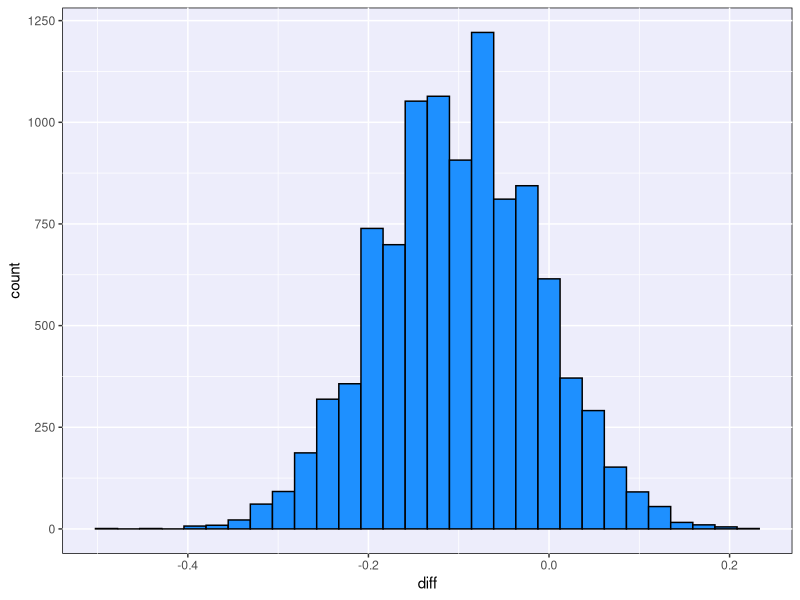
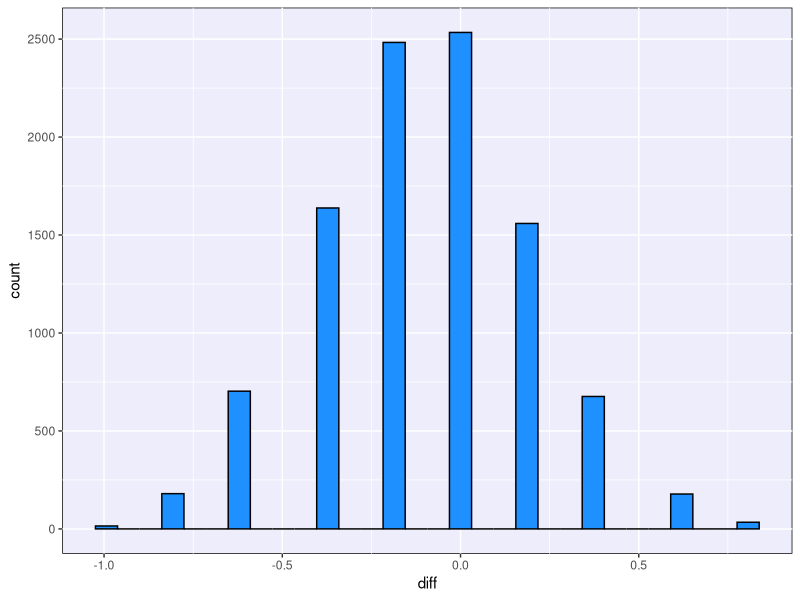
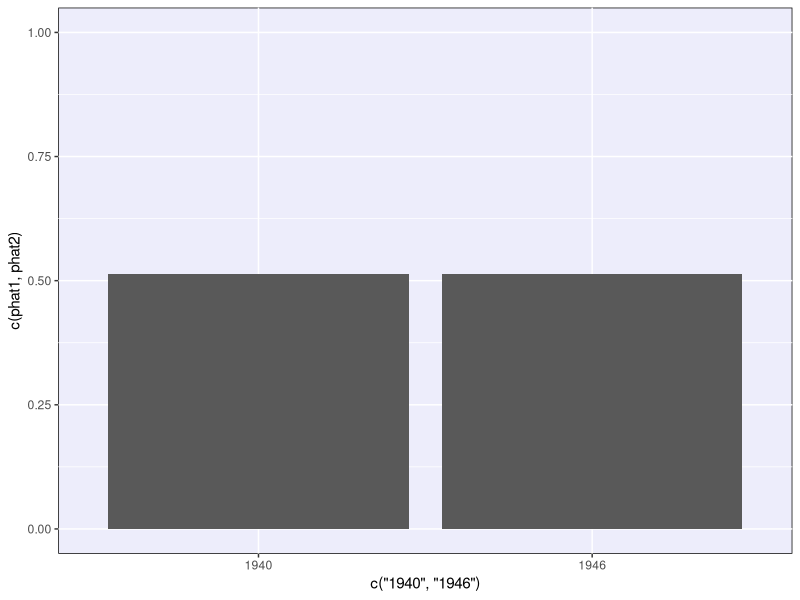
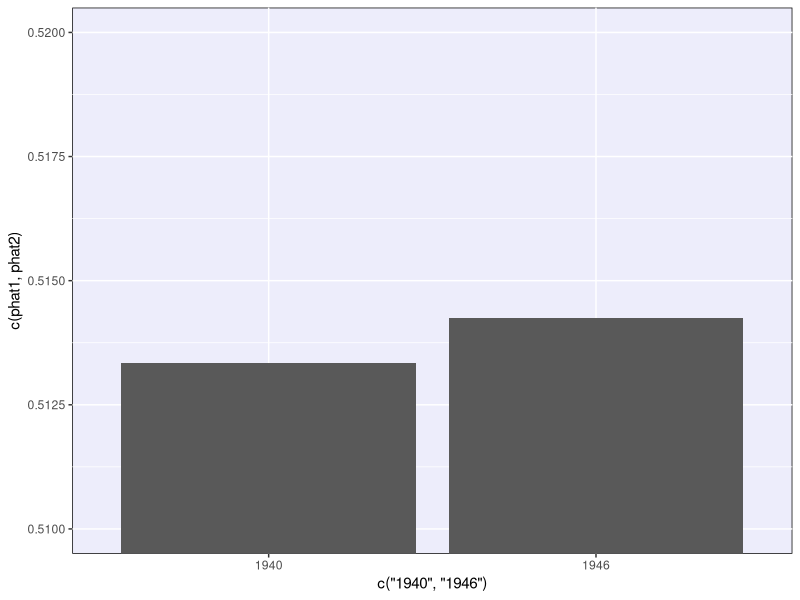
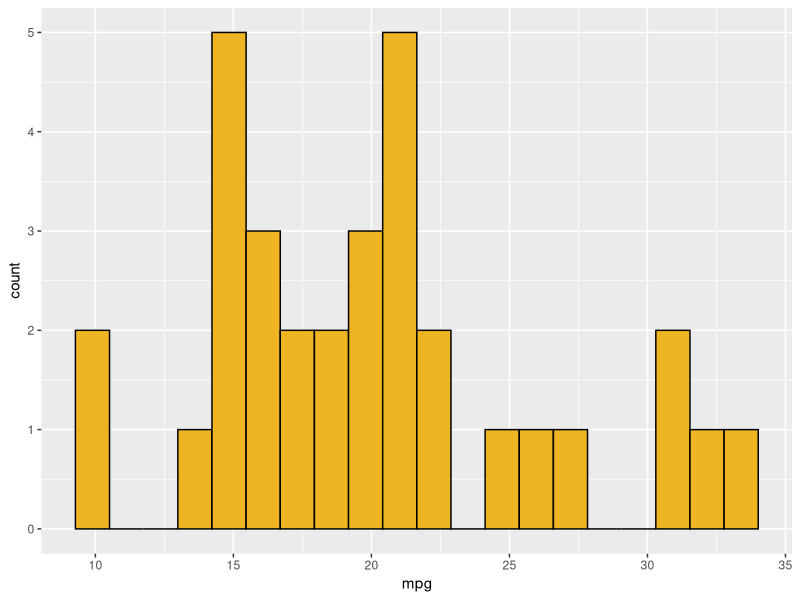
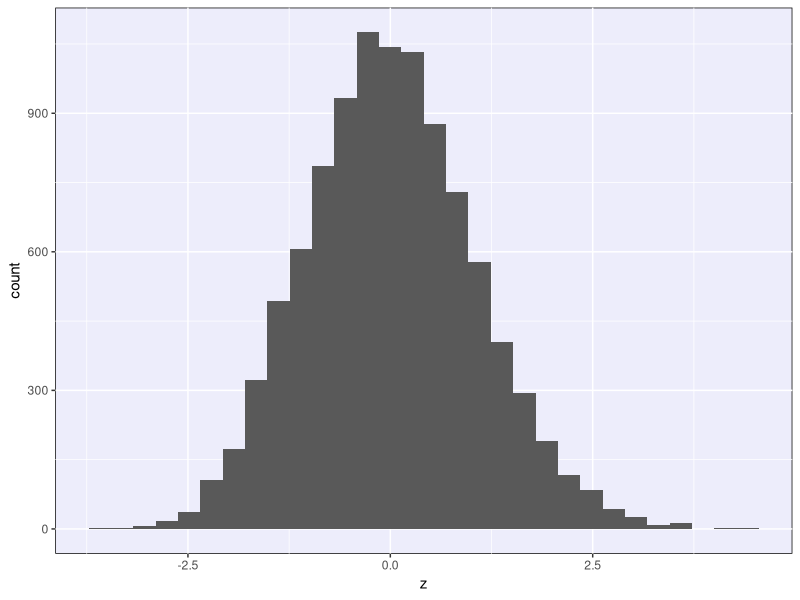

R code for these plots, in order:
## ---- chunk 1
knitr::opts_chunk$set(echo = TRUE, message = FALSE,
                      warning = FALSE, error = TRUE,
                      fig.height = 3)
library(tidyverse)
## ---- chunk 2
old <- theme_get()

theme_set(theme(panel.background = element_rect(fill = "#ededfb")))
## ---- chunk 3
simulations <- tibble(
  phat1 = replicate(10000, mean(sample(0:1, size = 60,
                                  replace = T, prob = c(0.7, 0.3)))),
  phat2 = replicate(10000, mean(sample(0:1, size = 55,
                                  replace = T, prob = c(0.6, 0.4)))),
  diff = phat1 - phat2
)
## ---- chunk 4
simulations %>%
  summarize(mean_diff = mean(diff), sd_diff = sd(diff))

ggplot(simulations, aes(x = diff)) +
  geom_histogram(color = "black", fill = "dodgerblue")
## ---- chunk 5
simulations <- tibble(
  phat1 = replicate(10000, mean(sample(0:1, size = 5,
                                  replace = T, prob = c(0.7, 0.3)))),
  phat2 = replicate(10000, mean(sample(0:1, size = 5,
                                  replace = T, prob = c(0.6, 0.4)))),
  diff = phat1 - phat2
)

simulations %>%
  summarize(mean_diff = mean(diff), sd_diff = sd(diff))

ggplot(simulations, aes(x = diff)) +
  geom_histogram(color = "black", fill = "dodgerblue")
## ---- chunk 6
# Margin of error: half-width of interval
moe <- (-0.0665 + 0.1455) / 2

# Observed proportions and standard error
x1 <- 63; x2 <- 116
n1 <- 500; n2 <- 500

phat1 <- x1/n1; phat2 <- x2/n2

se <- sqrt(phat1*(1-phat1)/n1 + phat2*(1-phat2)/n2)

# Solve for critical value
cv <- moe / se
cv
## ---- chunk 7
pnorm(cv, lower.tail = F)
## ---- chunk 8
original_cv <- qnorm(0.95)

pt_est <- phat1 - phat2

c(pt_est - original_cv*se, pt_est + original_cv*se)
## ---- chunk 9
# Counts of total births and boy births
n1 <- 1211684 + 1148715
x1 <- 1211684
n2 <- 1691220 + 1597452
x2 <- 1691220

phat1 <- x1/n1
phat2 <- x2/n2

ggplot(mapping = aes(x = c("1940", "1946"), y = c(phat1, phat2))) +
  geom_col() +
  coord_cartesian(ylim = c(0, 1))
## ---- chunk 10
ggplot(mapping = aes(x = c("1940", "1946"), y = c(phat1, phat2))) +
  geom_col() +
  coord_cartesian(ylim = c(0.51, 0.52))
## ---- chunk 11
# Counts of total births and boy births
n1 <- 1211684 + 1148715
x1 <- 1211684
n2 <- 1691220 + 1597452
x2 <- 1691220

phat1 <- x1/n1
phat2 <- x2/n2

pt_est <- phat1 - phat2

# Standard error with AC adjustment
se <- sqrt(phat1*(1 - phat1)/n1 + phat2*(1 - phat2)/n2)

# Critical value
cv <- qnorm(0.975)
## ---- chunk 12
# Find upper and lower bounds of interval
c(pt_est - cv*se, pt_est + cv*se)
## ---- chunk 13
# Counts of total births and boy births
n1 <- 1211684 + 1148715
x1 <- 1211684
n2 <- 1691220 + 1597452
x2 <- 1691220

p_hat <- (x1 + x2)/(n1 + n2) # Estimated common proportion

numerator <- (x1/n1) - (x2/n2)  # Observed difference in proportions

denominator <- sqrt(p_hat*(1-p_hat)*(1/n1 + 1/n2))  # SE using common proportion

test_stat <- numerator/denominator
test_stat
## ---- chunk 14
2*pnorm(-2.152)
## ---- chunk 15
theme_set(old)
## ---- chunk 16
ggplot(mtcars, aes(x = mpg)) +
  geom_histogram(fill = "goldenrod2", color = "black", bins = 20)
## ---- chunk 17
old <- theme_get()

theme_set(theme(panel.background = element_rect(fill = "#ededfb")))
## ---- chunk 18
mean(mtcars$mpg)

size <- length(mtcars)
sqrt( ((size-1)/size)*var(mtcars$mpg) )
## ---- chunk 19
new_data <- function(data, n) {
  sample_n(data, size = n, replace = TRUE)
}
## ---- chunk 20
z_scores <- tibble(
  xbar = replicate(10000, mean(new_data(mtcars, 10)$mpg)),
  z = (xbar - 20.09) / (5.746/sqrt(10))
)
## ---- chunk 21
ggplot(z_scores, aes(x = z)) +
  geom_histogram()
## ---- chunk 22
quantile(z_scores$z, probs = 0.7)
qnorm(0.7)
